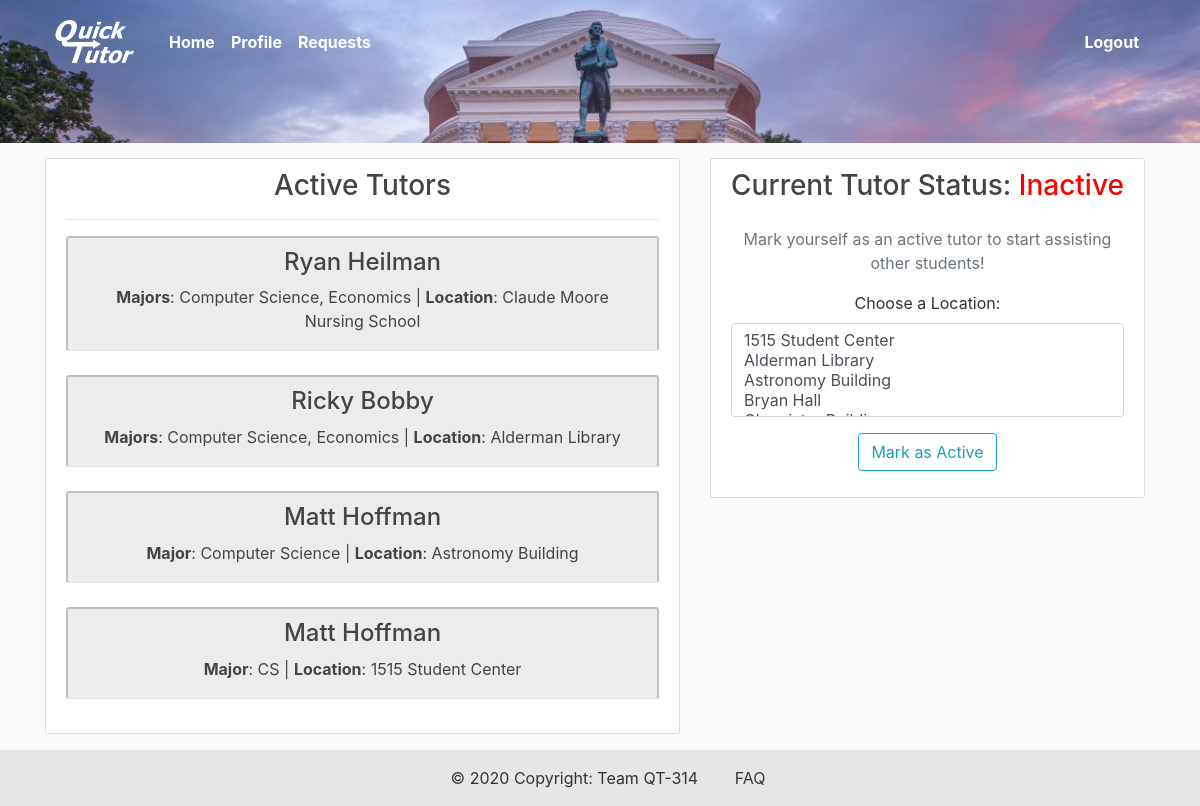
The page /tutor/home/ (signed in) on the database its author committed.
### users/models.py (models this page shows, shortened)
class Profile(models.Model):
	user = models.OneToOneField(User, on_delete=models.CASCADE)
	image = models.ImageField(default='default.png', upload_to='profile_pics', blank=True)
	first_name = models.CharField(max_length=50)
	last_name = models.CharField(max_length=50)
	major = models.CharField(max_length=75)
	major2 = models.CharField(max_length=75, blank=True)
	phone_regex = RegexValidator(regex=r'([0-9]{3}-){2}[0-9]{4}', message="Phone number must be entered in the format: 999-999-9999.")
	phone_number = models.CharField(validators=[phone_regex], max_length=12, blank=False)
	courses = models.TextField(blank=True, help_text="List any courses you feel comfortable tutoring for.")
	description = models.TextField(blank=True, verbose_name="bio", help_text="Write a brief description of yourself. Be sure to include areas of strength for tutoring and any other information you would like other users to know.")
	location = models.CharField(max_length=50, blank=True, default='')
	current_client = models.OneToOneField(Ask, on_delete=models.SET_NULL, null=True, blank=True)
	tutor_score = models.FloatField(null=True, blank=True)
	num_ratings = models.IntegerField(blank=True, default=0)
	active = models.BooleanField(default=False)
	initialized = models.BooleanField(default=False)

### tutor/views.py (the view)
# urls.py: 2. Add a URL to urlpatterns:  path('', views.home, name='home')
@login_required
def home(request):
	tutors = Profile.objects.filter(active=True).exclude(user=request.user)
	context = {'tutors':tutors, 'locations':tutor_locations}
	return render(request, 'tutor/home.html', context)

### tutor/templates/tutor/home.html (shortened to what this page needs)
{% extends "tutor/base.html" %}
{% block content %}
<div class="row">
	<div class="col-md-7 mb-3">
		<div class="content-section section-3 box" style="text-align: center; overflow-y: auto; max-height: 50em;">
			<h3 style="display: inline;">Active Tutors</h3>
			<hr>
			{% if tutors %}
				{% for tutor in tutors %}
					{% if tutor.major2 %}
						<div class="col request-listing border-bottom" style="display: block; text-align: center;">
							<h4><a class="tutor-listing" href="{% url 'profile_page' tutor.id %}">{{ tutor.first_name }} {{ tutor.last_name }}</a></h4>
							<h5><small><b>Majors</b>: {{tutor.major}}, {{tutor.major2}} | <b>Location</b>: {{ tutor.location }}</small></h5>
						</div>
					{% else %}
						<div class="col request-listing border-bottom" style="display: block; text-align: center;">
							<h4><a class="tutor-listing" href="{% url 'profile_page' tutor.id %}">{{ tutor.first_name }} {{ tutor.last_name }}</a></h4>
							<h5><small><b>Major</b>: {{tutor.major}} | <b>Location</b>: {{ tutor.location }}</small></h5>
						</div>
					{% endif %}
					<br>
				{% endfor %}
			{% else %}
				<p>There currently aren't any active tutors</p>
			{% endif %}
		</div>
	</div>
    <div class="col-md-5">
    	<div class="content-section section-3" style="text-align: center;">
    		{% if user.profile.active %}
        		<div>
        			<h3 style="display: inline;">Current Tutor Status: </h3>
	        		<h3 style="display: inline; color: green;">Active</h3>
	        	</div>
	        	<p>Current location: {{ user.profile.location }}</p>
	        	<p class="text-muted">No longer available to tutor? Mark yourself as inactive before you go.</p>
	        	<div>
	        		<form action="{% url 'deactivate' user.profile.id %}">
	        			<button class="btn btn-outline-info" type="submit">Mark Inactive</button>
	        		</form>
	        	</div>
	        {% else %}
	        	<div>
        			<h3 style="display: inline;">Current Tutor Status: </h3>
	        		<h3 style="display: inline; color: red;">Inactive</h3>
	        	</div>
	        	<br>
	          	<p class='text-muted'>Mark yourself as an active tutor to start assisting other students!
	          	</p>
	            <div>
	            	<form action="{% url 'activate' user.profile.id %}" method="POST">
	            		<fieldset class="form-group">
	            			<label for="location_selector">Choose a Location:</label>
	            			<select multiple class="form-control" id="location_selector" name="location_selector">
		            			{% for location in locations %}
		            				<option value="{{ location }}">{{ location }}</option>
		            			{% endfor %}
	            			</select>
	            		</fieldset>
	            		<div class="form-group">
	            			<button class="btn btn-outline-info" type="submit">Mark as Active</button>
	            		</div>
	            	</form>
	            </div>
            {% endif %}
        </div>
    </div>
</div>
{% endblock content %}

### tutor/static/tutor/main.css (style rules this page uses)
body { background: #fafafa; color: #333333; }
h1, h2, h3, h4, h5, h6 { color: #444444; }
* { padding: 0px; margin: 0px; box-sizing: border-box; }
.box { height: auto; width: 100%; }
.section-3 { margin-top: 15px; }
.content-section { background: #ffffff; padding: 10px 20px; border: 1px solid #dddddd; border-radius: 3px; margin-right: 10px; }
.tutor-listing { color: #444444; }
.request-listing { background: #ececec; padding: 10px 20px; border: 2px solid #b8b8b8d7; border-radius: 3px; margin-right: 10px; }

### rows shown on the page
Profile: first_name "Ryan", last_name "Heilman", major "Computer Science", major2 "Economics", location "Claude Moore Nursing School"
Profile: first_name "Ricky", last_name "Bobby", major "Computer Science", major2 "Economics", location "Alderman Library"
Profile: first_name "Matt", last_name "Hoffman", major "Computer Science", location "Astronomy Building"
Profile: first_name "Matt", last_name "Hoffman", major "CS", location "1515 Student Center"
